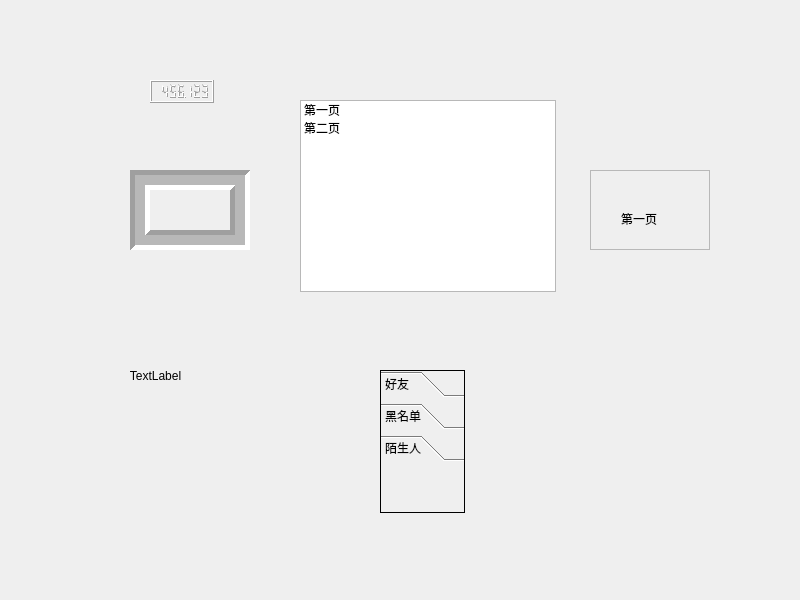
<?xml version="1.0" encoding="UTF-8"?>
<ui version="4.0">
 <class>MyWidget</class>
 <widget class="QWidget" name="MyWidget">
  <property name="geometry">
   <rect>
    <x>0</x>
    <y>0</y>
    <width>800</width>
    <height>600</height>
   </rect>
  </property>
  <property name="windowTitle">
   <string>MyWidget</string>
  </property>
  <widget class="QFrame" name="frame">
   <property name="geometry">
    <rect>
     <x>130</x>
     <y>170</y>
     <width>120</width>
     <height>80</height>
    </rect>
   </property>
   <property name="frameShape">
    <enum>QFrame::Box</enum>
   </property>
   <property name="frameShadow">
    <enum>QFrame::Sunken</enum>
   </property>
   <property name="lineWidth">
    <number>5</number>
   </property>
   <property name="midLineWidth">
    <number>10</number>
   </property>
  </widget>
  <widget class="QLabel" name="label">
   <property name="geometry">
    <rect>
     <x>70</x>
     <y>330</y>
     <width>171</width>
     <height>91</height>
    </rect>
   </property>
   <property name="text">
    <string>TextLabel</string>
   </property>
   <property name="alignment">
    <set>Qt::AlignCenter</set>
   </property>
  </widget>
  <widget class="QLCDNumber" name="lcdNumber">
   <property name="geometry">
    <rect>
     <x>150</x>
     <y>80</y>
     <width>64</width>
     <height>23</height>
    </rect>
   </property>
   <property name="smallDecimalPoint">
    <bool>true</bool>
   </property>
   <property name="digitCount">
    <number>7</number>
   </property>
   <property name="value" stdset="0">
    <double>456.122999999999990</double>
   </property>
  </widget>
  <widget class="QStackedWidget" name="stackedWidget">
   <property name="geometry">
    <rect>
     <x>590</x>
     <y>170</y>
     <width>120</width>
     <height>80</height>
    </rect>
   </property>
   <property name="frameShape">
    <enum>QFrame::StyledPanel</enum>
   </property>
   <property name="currentIndex">
    <number>1</number>
   </property>
   <widget class="QWidget" name="page">
    <widget class="QLabel" name="label_3">
     <property name="geometry">
      <rect>
       <x>20</x>
       <y>30</y>
       <width>72</width>
       <height>15</height>
      </rect>
     </property>
     <property name="text">
      <string>第二页</string>
     </property>
    </widget>
   </widget>
   <widget class="QWidget" name="page_2">
    <widget class="QLabel" name="label_2">
     <property name="geometry">
      <rect>
       <x>30</x>
       <y>40</y>
       <width>72</width>
       <height>15</height>
      </rect>
     </property>
     <property name="text">
      <string>第一页</string>
     </property>
    </widget>
   </widget>
  </widget>
  <widget class="QListWidget" name="listWidget">
   <property name="geometry">
    <rect>
     <x>300</x>
     <y>100</y>
     <width>256</width>
     <height>192</height>
    </rect>
   </property>
   <item>
    <property name="text">
     <string>第一页</string>
    </property>
   </item>
   <item>
    <property name="text">
     <string>第二页</string>
    </property>
   </item>
  </widget>
  <widget class="QToolBox" name="toolBox">
   <property name="geometry">
    <rect>
     <x>380</x>
     <y>370</y>
     <width>85</width>
     <height>143</height>
    </rect>
   </property>
   <property name="frameShape">
    <enum>QFrame::Box</enum>
   </property>
   <property name="currentIndex">
    <number>2</number>
   </property>
   <widget class="QWidget" name="page_3">
    <property name="geometry">
     <rect>
      <x>0</x>
      <y>0</y>
      <width>83</width>
      <height>54</height>
     </rect>
    </property>
    <attribute name="label">
     <string>好友</string>
    </attribute>
   </widget>
   <widget class="QWidget" name="page_4">
    <property name="geometry">
     <rect>
      <x>0</x>
      <y>0</y>
      <width>83</width>
      <height>54</height>
     </rect>
    </property>
    <attribute name="label">
     <string>黑名单</string>
    </attribute>
   </widget>
   <widget class="QWidget" name="page_5">
    <attribute name="label">
     <string>陌生人</string>
    </attribute>
   </widget>
  </widget>
 </widget>
 <resources/>
 <connections>
  <connection>
   <sender>listWidget</sender>
   <signal>currentRowChanged(int)</signal>
   <receiver>stackedWidget</receiver>
   <slot>setCurrentIndex(int)</slot>
   <hints>
    <hint type="sourcelabel">
     <x>456</x>
     <y>229</y>
    </hint>
    <hint type="destinationlabel">
     <x>597</x>
     <y>234</y>
    </hint>
   </hints>
  </connection>
 </connections>
</ui>
